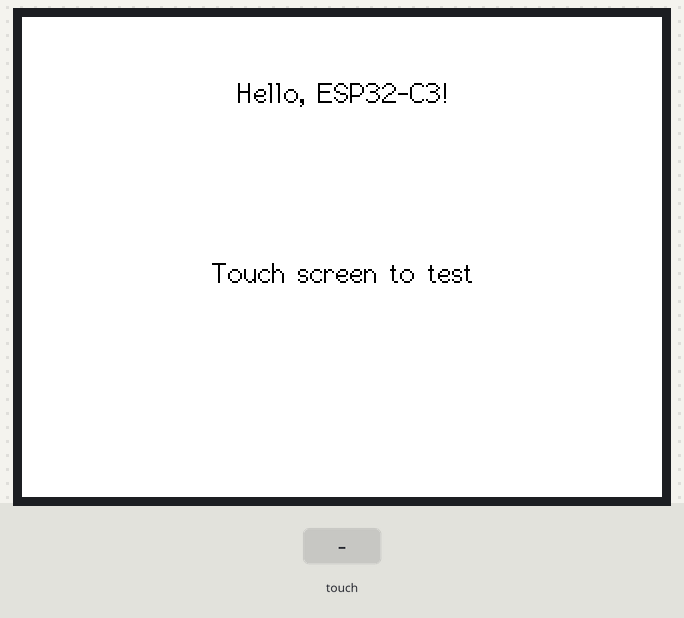
Bench run of a sketch on a simulated ESP32-C3. Shown: 320×240 colour display. The test bench sets the inputs (shaded band). What the sketch prints to the serial monitor is not drawn.

Above: at 1.4 s.
1.5 s: touch panel pressed at 13 % / 10 % of its raw x / y range
At 2.7 s:
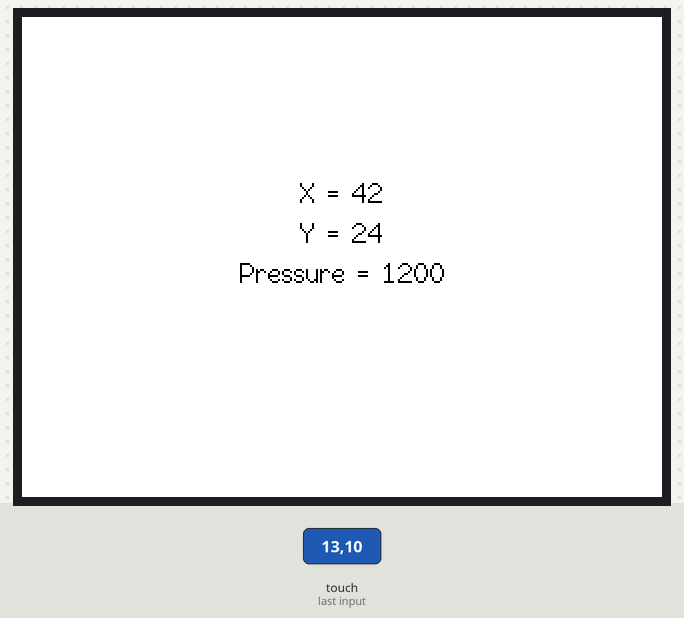
3.0 s: touch panel pressed at 38 % / 10 % of its raw x / y range
At 3.8 s:
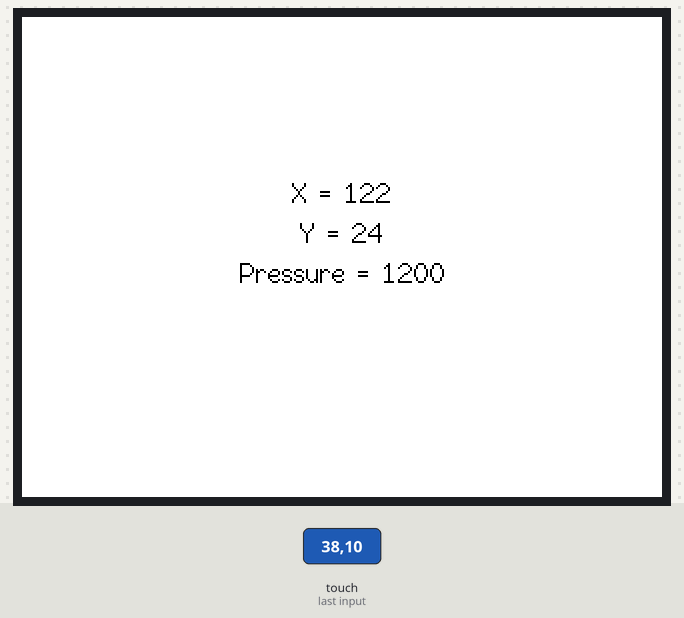
Timing chart, 0 to 6.0 s (numbered marks = the images above; inputs shaded):
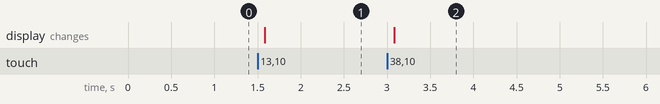

Measured:
- after the input at 1.5 s, the display: changes after 0.08 s (image 1)
- after the input at 3.0 s, the display: changes after 0.08 s (image 2)

The sketch:

tft_touch.ino
```cpp
#include <SPI.h>
#include <TFT_eSPI.h>
#include <XPT2046_Touchscreen.h>

// ESP32-C3 Standard SPI Pins
#define SPI_SCK  4
#define SPI_MISO 5
#define SPI_MOSI 6

// Your specific touch pins
#define XPT2046_CS   8
//#define XPT2046_IRQ  2

TFT_eSPI tft = TFT_eSPI();
XPT2046_Touchscreen touchscreen(XPT2046_CS);

#define SCREEN_WIDTH 320
#define SCREEN_HEIGHT 240
#define FONT_SIZE 2

// Touchscreen coordinates: (x, y) and pressure (z)
int x, y, z;

// Print Touchscreen info about X, Y and Pressure (Z) on the Serial Monitor
void printTouchToSerial(int touchX, int touchY, int touchZ) {
  Serial.print("X = ");
  Serial.print(touchX);
  Serial.print(" | Y = ");
  Serial.print(touchY);
  Serial.print(" | Pressure = ");
  Serial.print(touchZ);
  Serial.println();
}

// Print Touchscreen info about X, Y and Pressure (Z) on the TFT Display
void printTouchToDisplay(int touchX, int touchY, int touchZ) {
  // Clear TFT screen
  tft.fillScreen(TFT_WHITE);
  tft.setTextColor(TFT_BLACK, TFT_WHITE);

  int centerX = SCREEN_WIDTH / 2;
  int textY = 80;

  String tempText = "X = " + String(touchX);
  tft.drawCentreString(tempText, centerX, textY, FONT_SIZE);

  textY += 20;
  tempText = "Y = " + String(touchY);
  tft.drawCentreString(tempText, centerX, textY, FONT_SIZE);

  textY += 20;
  tempText = "Pressure = " + String(touchZ);
  tft.drawCentreString(tempText, centerX, textY, FONT_SIZE);
}

void setup() {
  Serial.begin(115200);

  // Force the global SPI bus to use the C3's pins (SCK, MISO, MOSI, CS)
  SPI.begin(SPI_SCK, SPI_MISO, SPI_MOSI, -1);

  // Start the touchscreen using the shared global SPI
  touchscreen.begin();
  touchscreen.setRotation(1);

  // Start the tft display
  tft.init();
  tft.setRotation(1);

  // Clear the screen before writing to it
  tft.fillScreen(TFT_WHITE);
  tft.setTextColor(TFT_BLACK, TFT_WHITE);

  // Set X and Y coordinates for center of display
  int centerX = SCREEN_WIDTH / 2;
  int centerY = SCREEN_HEIGHT / 2;

  tft.drawCentreString("Hello, ESP32-C3!", centerX, 30, FONT_SIZE);
  tft.drawCentreString("Touch screen to test", centerX, centerY, FONT_SIZE);
}

void loop() {
  // Checks if Touchscreen was touched (uses the IRQ pin for efficiency)
  if (touchscreen.tirqTouched() && touchscreen.touched()) {

    // Get raw Touchscreen points
    TS_Point p = touchscreen.getPoint();

    // Calibrate Touchscreen points with map function to screen resolution
    x = map(p.x, 200, 3700, 1, SCREEN_WIDTH);
    y = map(p.y, 240, 3800, 1, SCREEN_HEIGHT);
    z = p.z;

    printTouchToSerial(x, y, z);
    printTouchToDisplay(x, y, z);

    delay(100);
  }
}
```
